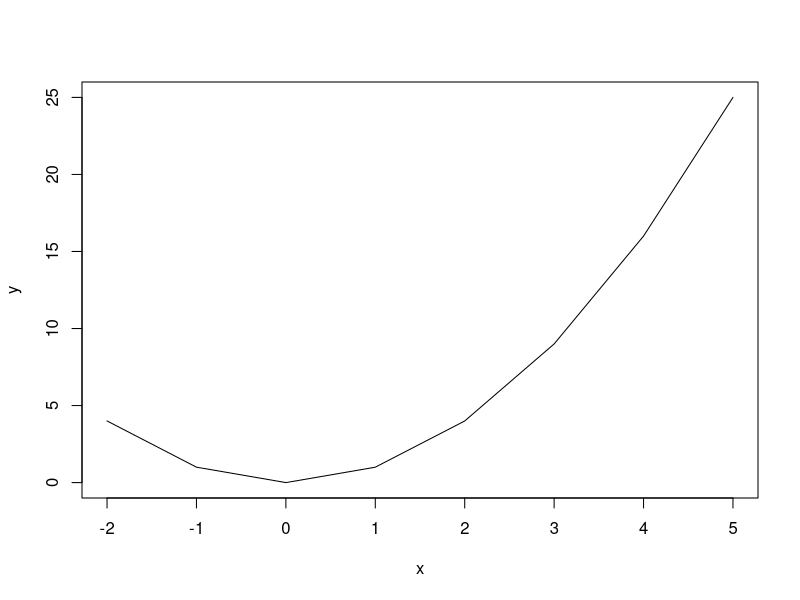

This chart was generated by the following R code:
x <- seq(-2,5)
x
y <- x^2

plot(x,y,type = "l")

#Here we can do one value at a time
x <- 3
y <- 3*x-2
y
#Here we have several
x <- c(3,-1,6)
x
y <- 3*x-2
y
#How about this
f <- function(x){3*x-2}
f(3)
f(-1)
f(6)
f(c(3,-1,6))

f2 <- function(x,y){4*x^2-5*y*sqrt(x+1)}
f2(3,2)
f2(0,-2.1)
f2(-2.1,5)

f5 <- function(x){
  if(x<0){-x}
  else if(x>0){x}
  else NaN
}
f5(1)
f5(-1)
f5(0)

